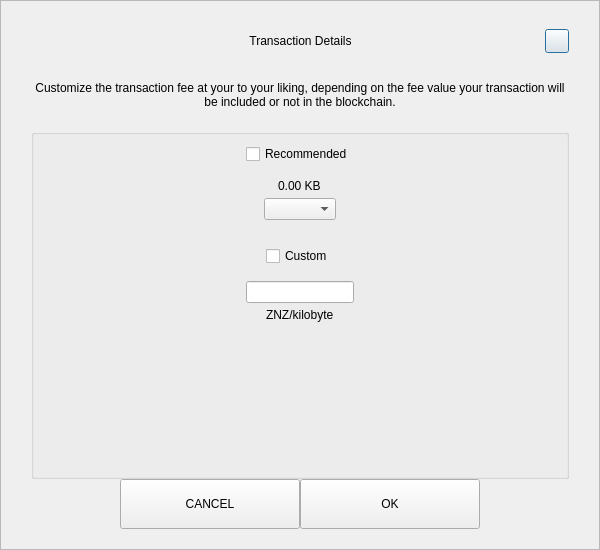
<?xml version="1.0" encoding="UTF-8"?>
<ui version="4.0">
 <class>SendCustomFeeDialog</class>
 <widget class="QDialog" name="SendCustomFeeDialog">
  <property name="geometry">
   <rect>
    <x>0</x>
    <y>0</y>
    <width>600</width>
    <height>550</height>
   </rect>
  </property>
  <property name="windowTitle">
   <string>Form</string>
  </property>
  <layout class="QVBoxLayout" name="verticalLayout_3">
   <property name="spacing">
    <number>0</number>
   </property>
   <property name="leftMargin">
    <number>0</number>
   </property>
   <property name="topMargin">
    <number>0</number>
   </property>
   <property name="rightMargin">
    <number>0</number>
   </property>
   <property name="bottomMargin">
    <number>0</number>
   </property>
   <item>
    <widget class="QFrame" name="frame">
     <property name="styleSheet">
      <string notr="true"/>
     </property>
     <property name="frameShape">
      <enum>QFrame::StyledPanel</enum>
     </property>
     <property name="frameShadow">
      <enum>QFrame::Raised</enum>
     </property>
     <layout class="QVBoxLayout" name="verticalLayout_2">
      <property name="spacing">
       <number>0</number>
      </property>
      <property name="leftMargin">
       <number>30</number>
      </property>
      <property name="topMargin">
       <number>20</number>
      </property>
      <property name="rightMargin">
       <number>30</number>
      </property>
      <property name="bottomMargin">
       <number>20</number>
      </property>
      <item>
       <layout class="QHBoxLayout" name="horizontalLayout_3">
        <property name="spacing">
         <number>0</number>
        </property>
        <item>
         <spacer name="horizontalSpacer_21">
          <property name="orientation">
           <enum>Qt::Horizontal</enum>
          </property>
          <property name="sizeHint" stdset="0">
           <size>
            <width>40</width>
            <height>20</height>
           </size>
          </property>
         </spacer>
        </item>
        <item>
         <widget class="QLabel" name="labelTitle">
          <property name="minimumSize">
           <size>
            <width>0</width>
            <height>40</height>
           </size>
          </property>
          <property name="maximumSize">
           <size>
            <width>16777215</width>
            <height>40</height>
           </size>
          </property>
          <property name="styleSheet">
           <string notr="true">padding-left:24px;</string>
          </property>
          <property name="text">
           <string>Transaction Details</string>
          </property>
          <property name="alignment">
           <set>Qt::AlignCenter</set>
          </property>
          <property name="margin">
           <number>7</number>
          </property>
         </widget>
        </item>
        <item>
         <spacer name="horizontalSpacer">
          <property name="orientation">
           <enum>Qt::Horizontal</enum>
          </property>
          <property name="sizeHint" stdset="0">
           <size>
            <width>40</width>
            <height>20</height>
           </size>
          </property>
         </spacer>
        </item>
        <item>
         <widget class="QPushButton" name="btnEsc">
          <property name="minimumSize">
           <size>
            <width>24</width>
            <height>24</height>
           </size>
          </property>
          <property name="maximumSize">
           <size>
            <width>24</width>
            <height>24</height>
           </size>
          </property>
          <property name="text">
           <string/>
          </property>
         </widget>
        </item>
       </layout>
      </item>
      <item>
       <spacer name="verticalSpacer_2">
        <property name="orientation">
         <enum>Qt::Vertical</enum>
        </property>
        <property name="sizeType">
         <enum>QSizePolicy::Fixed</enum>
        </property>
        <property name="sizeHint" stdset="0">
         <size>
          <width>20</width>
          <height>20</height>
         </size>
        </property>
       </spacer>
      </item>
      <item>
       <widget class="QLabel" name="labelMessage">
        <property name="text">
         <string>Customize the transaction fee at your to your liking, depending on the fee value your transaction will be included or not in the blockchain.</string>
        </property>
        <property name="alignment">
         <set>Qt::AlignCenter</set>
        </property>
        <property name="wordWrap">
         <bool>true</bool>
        </property>
       </widget>
      </item>
      <item>
       <spacer name="verticalSpacer_3">
        <property name="orientation">
         <enum>Qt::Vertical</enum>
        </property>
        <property name="sizeType">
         <enum>QSizePolicy::Fixed</enum>
        </property>
        <property name="sizeHint" stdset="0">
         <size>
          <width>20</width>
          <height>20</height>
         </size>
        </property>
       </spacer>
      </item>
      <item>
       <widget class="QGroupBox" name="groupBox">
        <property name="title">
         <string/>
        </property>
        <layout class="QVBoxLayout" name="verticalLayout">
         <property name="leftMargin">
          <number>12</number>
         </property>
         <property name="rightMargin">
          <number>12</number>
         </property>
         <item>
          <layout class="QVBoxLayout" name="verticalLayout_4">
           <property name="spacing">
            <number>5</number>
           </property>
           <item alignment="Qt::AlignHCenter">
            <widget class="QCheckBox" name="checkBoxRecommended">
             <property name="text">
              <string>Recommended</string>
             </property>
            </widget>
           </item>
           <item>
            <spacer name="verticalSpacer_5">
             <property name="orientation">
              <enum>Qt::Vertical</enum>
             </property>
             <property name="sizeType">
              <enum>QSizePolicy::Fixed</enum>
             </property>
             <property name="sizeHint" stdset="0">
              <size>
               <width>20</width>
               <height>10</height>
              </size>
             </property>
            </spacer>
           </item>
           <item alignment="Qt::AlignHCenter">
            <widget class="QLabel" name="labelFee">
             <property name="text">
              <string>0.00 KB</string>
             </property>
            </widget>
           </item>
           <item alignment="Qt::AlignHCenter">
            <widget class="QComboBox" name="comboBoxRecommended"/>
           </item>
          </layout>
         </item>
         <item>
          <spacer name="verticalSpacer">
           <property name="orientation">
            <enum>Qt::Vertical</enum>
           </property>
           <property name="sizeType">
            <enum>QSizePolicy::Fixed</enum>
           </property>
           <property name="sizeHint" stdset="0">
            <size>
             <width>20</width>
             <height>20</height>
            </size>
           </property>
          </spacer>
         </item>
         <item>
          <layout class="QVBoxLayout" name="verticalLayout_5">
           <property name="spacing">
            <number>5</number>
           </property>
           <item alignment="Qt::AlignHCenter">
            <widget class="QCheckBox" name="checkBoxCustom">
             <property name="text">
              <string>Custom</string>
             </property>
            </widget>
           </item>
           <item>
            <spacer name="verticalSpacer_6">
             <property name="orientation">
              <enum>Qt::Vertical</enum>
             </property>
             <property name="sizeType">
              <enum>QSizePolicy::Fixed</enum>
             </property>
             <property name="sizeHint" stdset="0">
              <size>
               <width>20</width>
               <height>10</height>
              </size>
             </property>
            </spacer>
           </item>
           <item alignment="Qt::AlignHCenter">
            <widget class="QLineEdit" name="lineEditCustomFee"/>
           </item>
           <item alignment="Qt::AlignHCenter">
            <widget class="QLabel" name="labelCustomFee">
             <property name="text">
              <string>ZNZ/kilobyte</string>
             </property>
            </widget>
           </item>
          </layout>
         </item>
         <item>
          <spacer name="verticalSpacer_4">
           <property name="orientation">
            <enum>Qt::Vertical</enum>
           </property>
           <property name="sizeHint" stdset="0">
            <size>
             <width>20</width>
             <height>40</height>
            </size>
           </property>
          </spacer>
         </item>
        </layout>
       </widget>
      </item>
      <item>
       <layout class="QHBoxLayout" name="horizontalLayout" stretch="1,2,2,1">
        <item>
         <spacer name="horizontalSpacer1">
          <property name="orientation">
           <enum>Qt::Horizontal</enum>
          </property>
          <property name="sizeHint" stdset="0">
           <size>
            <width>40</width>
            <height>20</height>
           </size>
          </property>
         </spacer>
        </item>
        <item>
         <widget class="QPushButton" name="btnCancel">
          <property name="minimumSize">
           <size>
            <width>180</width>
            <height>50</height>
           </size>
          </property>
          <property name="focusPolicy">
           <enum>Qt::NoFocus</enum>
          </property>
          <property name="text">
           <string>CANCEL</string>
          </property>
         </widget>
        </item>
        <item>
         <widget class="QPushButton" name="btnSave">
          <property name="minimumSize">
           <size>
            <width>180</width>
            <height>50</height>
           </size>
          </property>
          <property name="focusPolicy">
           <enum>Qt::NoFocus</enum>
          </property>
          <property name="text">
           <string>OK</string>
          </property>
         </widget>
        </item>
        <item>
         <spacer name="horizontalSpacer_2">
          <property name="orientation">
           <enum>Qt::Horizontal</enum>
          </property>
          <property name="sizeHint" stdset="0">
           <size>
            <width>40</width>
            <height>20</height>
           </size>
          </property>
         </spacer>
        </item>
       </layout>
      </item>
     </layout>
    </widget>
   </item>
  </layout>
 </widget>
 <resources/>
 <connections/>
</ui>
